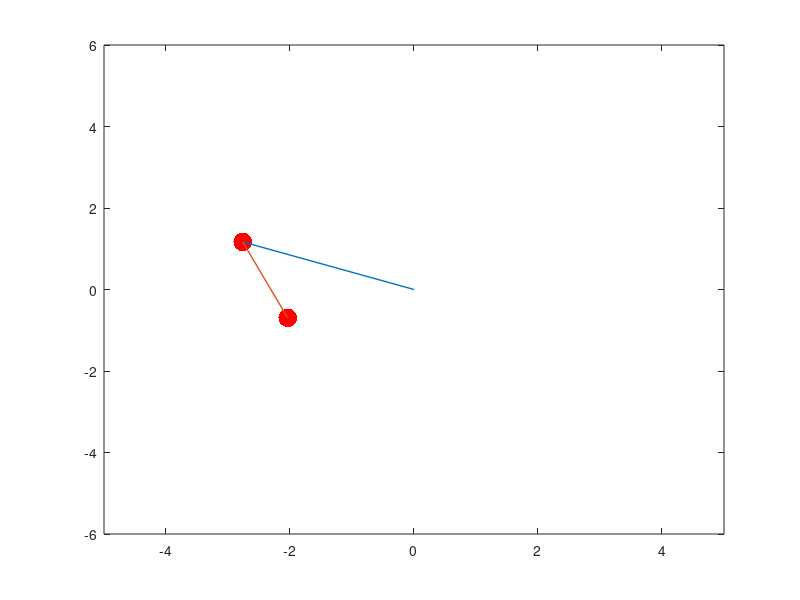

This figure's MATLAB source:
%% Solution analytique
%%%%%%%%%%%%%%%%%%%%%%

%% Déclaration des variables et initalisation des constantes 
g = 9.81;         % gravité terrestre
m1 = 2;           % masse du pendule 1
m2 = 3;           % masse du pendule 2
l1 = 3;           % longueur du pendule 1
l2 = 2;           % longueur du pendule 2
theta10 = 0.01;      % angle formé par le pendule 1 avec la verticale
theta20 = 0.01;       % angle formé par le pendule 2 avec la verticale
theta10p= 0.1;         %vitesse angulaire initiale du pendule 1
theta20p= 0.2;         % vitesse angulaire initiale du pendule 1
theta10pp = 0;     % accélération angulaire initiale du pendule 1
theta20pp = 0;     % accélération angulaire initiale du pendule 2
mu = m2/m1;       % rapport des masses : utile pour simplifier l'équation

Niter= 10000; % Nombre d'itérations
dt = 0.01; % Intervalle de temps
% tf = Niter * dt; %Temps de modélisation 
% t = [0:dt:tf] ; %Matrice temps

%% Constantes simplificatrices

w1 = sqrt((g*(1+mu)*(l1+l2)+g*sqrt((1+mu)^2*(l1+l2)^2-4*(1+mu)*l1*l2))/(2*l1*l2));
w2 = sqrt((g*(1+mu)*(l1+l2)-g*sqrt((1+mu)^2*(l1+l2)^2-4*(1+mu)*l1*l2))/(2*l1*l2));
A1 = (1+mu)/mu-l1*w1^2/(mu*g);
A2 = (1+mu)/mu-l1*w2^2/(mu*g);
C1 = (theta20-A2*theta10)/(A1-A2);
C2 = (A1*theta10-theta20)/(A1-A2);
phi1 = asin((theta20p-A2*theta10p)/(C1*w1*(A2-A1)));
phi2 = asin((A1*theta10p-theta20p)/(C2*w2*(A2-A1))); 

%% Déclaration et initialisation des matrices

P1=zeros(Niter+1,2); %Matrice position du premier pendule
P2=zeros(Niter+1,2); %Matrice position du deuxième pendule
theta=zeros(Niter+1,6); %Matrice angle et vitesses de rotation


theta0 = [theta10 , theta10p , theta10pp,theta20, theta20p, theta20pp];
theta(1,:) = theta0;

P1(1,1) = l1*sin(theta10); 
P1(1,2) = l1*cos(theta10);
P2(1,1) = l2*sin(theta20)+P1(1,1); 
P2(1,2) = l2*cos(theta20)+P1(1,2);

%% Boucle Euler explicite 

for i=1:Niter
   
  
    theta(i+1,1) = theta(i,1) + dt * theta(i,2);  % theta pendule 1
    theta(i+1,4) = theta(i,4) + dt * theta(i,5);  % theta pendule 2
    theta(i+1,2) = theta(i,2) + dt * theta(i,3);  % thetap pendule 1
    theta(i+1,5) = theta(i,5) + dt * theta(i,6);  % thetap pendule 2
    
    theta(i+1,3) = ((mu*g*theta(i,4))-((1+mu)*g*theta(i,1)))/l1;     % thetapp pendule 1
    theta(i+1,6) = ((1+mu)*g*theta(i,1)-(1+mu)*g*theta(i,4))/l2;   % thetapp pendule 2
    
    
end
 P1(:,1)=l1*sin(theta(:,1));
 P1(:,2)=l1*cos(theta(:,1));
    
 P2(:,1)=l2*sin(theta(:,4))+P1(:,1);
 P2(:,2)=l2*cos(theta(:,4))+P1(:,2);

%% Affichage graphique


figure(1);
axis([-(l1+l2) (l1+l2) -1.2*(l1+l2) 1.2*(l1+l2)]); %// freeze axes
title('Double pendule')
pendule_masse1=plot(P1(1,1),-P1(1,2),'k.','MarkerSize',40,'Color','red');
hold on
pendule_tige1=plot([0,P1(1,1)],[0,-P1(1,2)],'LineWidth',1);
hold on
pendule_masse2=plot(P2(1,1),-P2(1,2),'k.','MarkerSize',40,'Color','red');
hold on
pendule_tige2=plot([P1(1,1),P2(1,1)],[-P1(1,2),-P2(1,2)],'LineWidth',1);
hold on

for j = 1:Niter
    set(pendule_masse1,'XData',P1(j,1),'YData',-P1(j,2));
    set(pendule_tige1,'XData',[0,P1(j,1)],'YData',[0,-P1(j,2)]);
    set(pendule_masse2,'XData',P2(j,1),'YData',-P2(j,2));
    set(pendule_tige2,'XData',[P1(j,1),P2(j,1)],'YData',[-P1(j,2),-P2(j,2)]);
    axis([-(l1+l2) (l1+l2) -1.2*(l1+l2) 1.2*(l1+l2)]); %// freeze axes
    pause(0.005)
end
